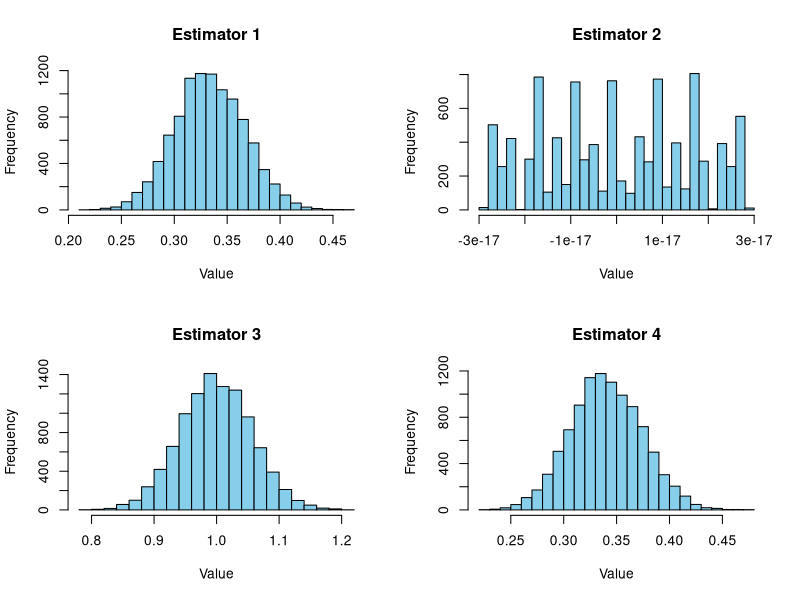

Source code (R):
## find bias/variance/MSE of different estimators (absolute value)

## plot sampling distributions
## x, y uniform distribution U(0,1)
## N=50 samples (xi, yi)
## estimate θ=E[|x-y|]=1/3
## Monte Carlo = 10000
## 1: ∑|xi-yi|/N
## 2: ∑(|xi|-|yi|)/N
## 3: |∑xi/2N|+|∑yi/2N|
## 4: |∑(xi-yi)/N|

set.seed(123)  # for reproducibility
N <- 50        # sample size
trials <- 10000
true_theta <- 1/3
# Store results
results <- matrix(NA, nrow = trials, ncol = 4)
for (i in 1:trials) {
  x <- runif(N)
  y <- runif(N)
  diff <- abs(x - y)
  
  # Estimator 1: Simple mean of differences
  results[i, 1] <- mean(diff)
  
  # Estimator 2: Mean of differences adjusted by sample mean of diff (incorrect application)
  results[i, 2] <- mean(diff - mean(diff))
  
  # Estimator 3: Mean of x plus mean of y
  results[i, 3] <- mean(x) + mean(y)
  
  # Estimator 4: Mean of differences with N-1 normalization
  results[i, 4] <- sum(diff) / (N - 1)
}

# Calculate bias, variance, and MSE
bias <- colMeans(results) - true_theta
variance <- apply(results, 2, var)
mse <- rowMeans((results - true_theta)^2)
# Create summary data frame
summary_df <- data.frame(
  Estimator = 1:4,
  Bias = abs(bias),
  Variance = variance,
  MSE = mse
)

print(summary_df)

# Plot distributions
par(mfrow=c(2,2))
for (j in 1:4) {
  hist(results[, j], main = paste("Estimator", j), xlab = "Value", breaks = 30, col = "skyblue")
}
